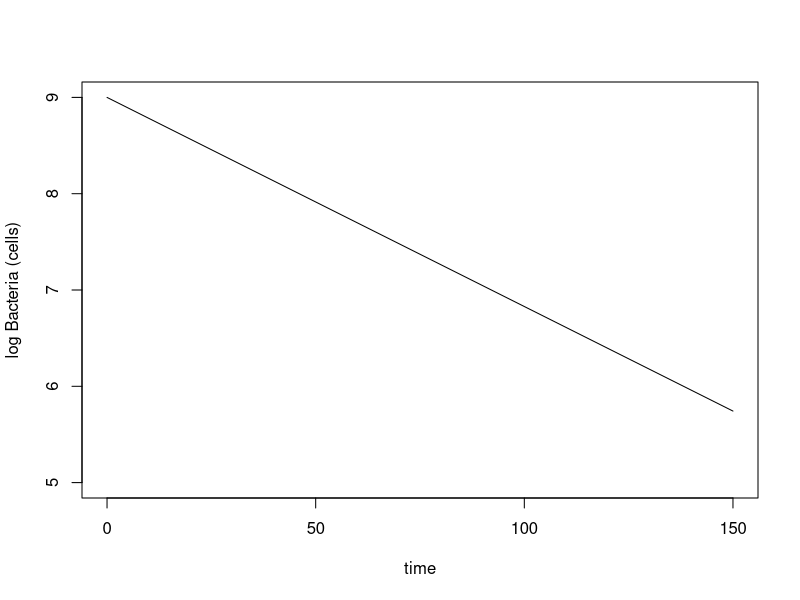
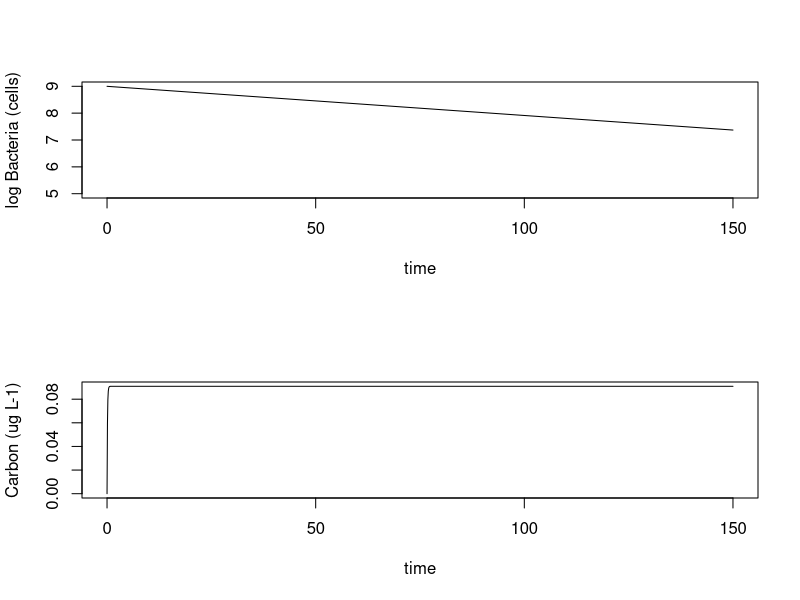
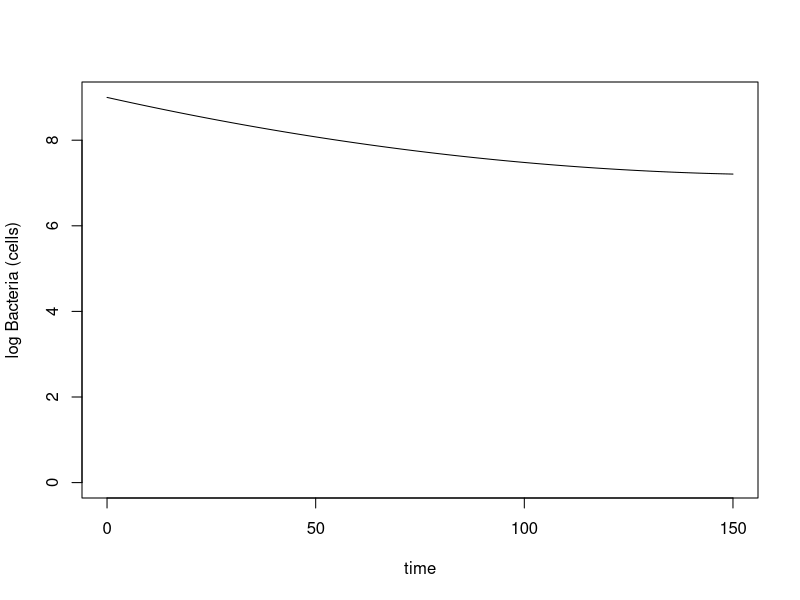
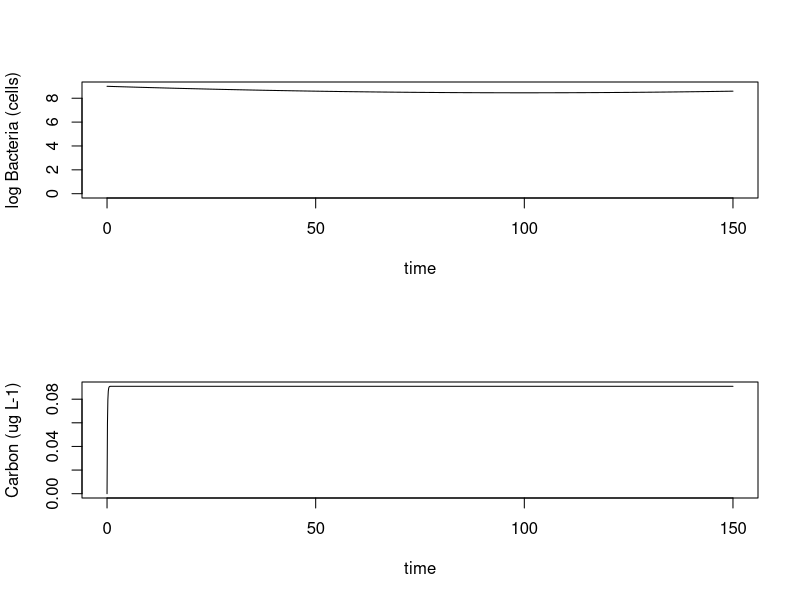
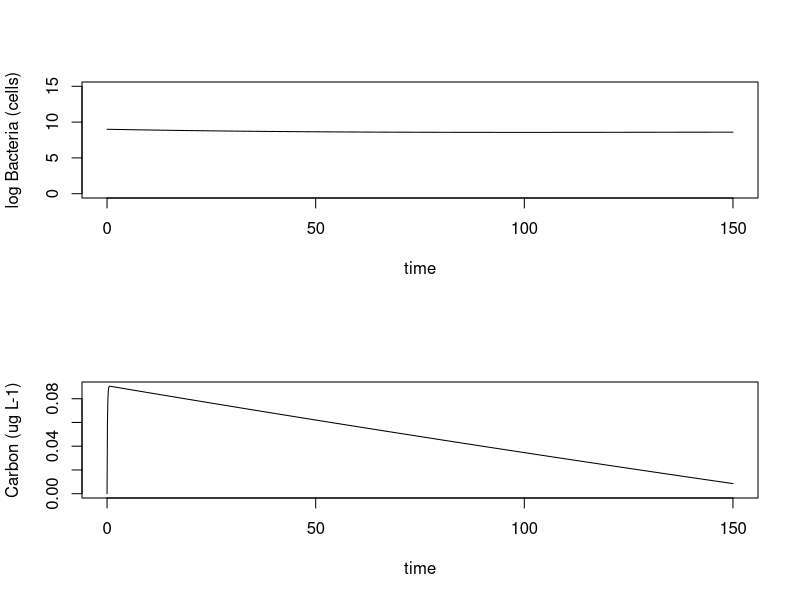
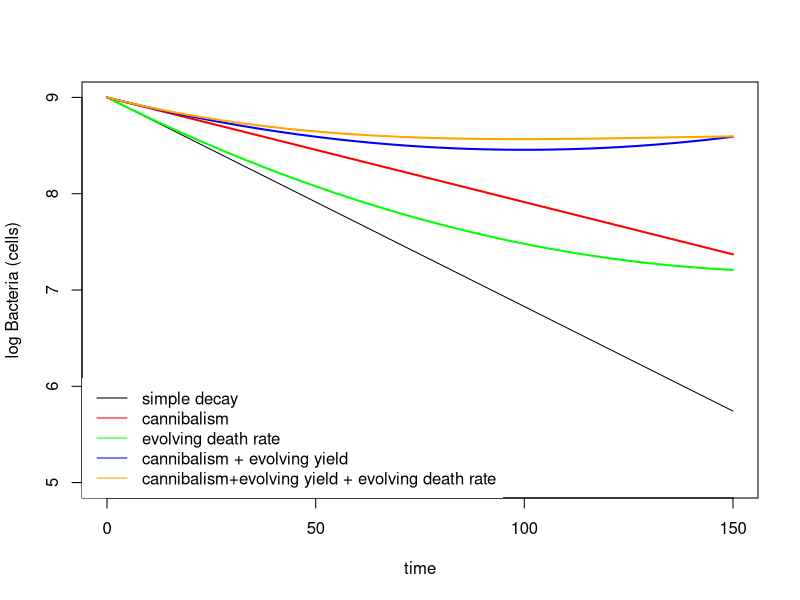
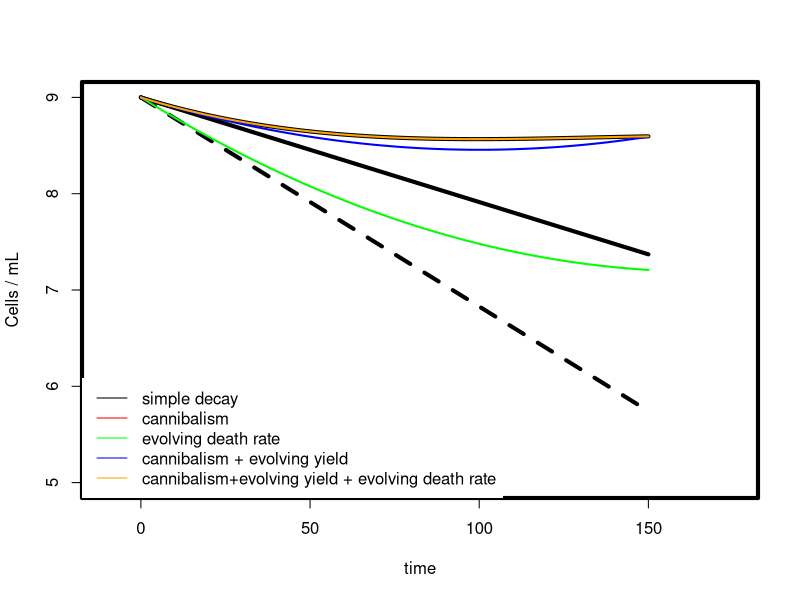

These charts were generated, in order, by the following R code:
# biological models for bacterial persistence during starvation
# 10/08/2014
# SEJ, JLT, KL

# clear workspace
rm(list=ls())

# load library for simulating
library(deSolve)

#population decay with constant death rate and no cannibalism
persist<-function(t,x,parms){
	with(as.list(c(parms,x)),{
		dBdt=-B*d

		res=c(dBdt)
		list(res)
	})
}

# population decay with constant death rate and cannibalism
persistCannibalism<-function(t,x,parms){
	with(as.list(c(parms,x)),{
		dBdt=B*umax*C/(C+k)*Yb-B*d
		dCdt=B*d*Yc-B*umax*C/(C+k)
		
		res=c(dBdt,dCdt)
		list(res)
	})
}

# population decay with constant death rate and death rate evolution, no cannibalism
persistEvolveD<-function(t,x,parms){
	with(as.list(c(parms,x)),{
		d=d0+dm*t
		dBdt=-B*d
		
		res=c(dBdt)
		list(res)
	})
}

# population decay with constant death rate and cannibalism with evolving yield
persistCannibalismEvolveYb<-function(t,x,parms){
	with(as.list(c(parms,x)),{
		Yb=Yb0+Ybm*t
		dBdt=B*umax*C/(C+k)*Yb-B*d
		dCdt=B*d*Yc-B*umax*C/(C+k)
		
		res=c(dBdt,dCdt)
		list(res)
	})
}

# population decay with evolving death rate and cannibalism with evolving yield
persistCannibalismEvolveYbEvolveD<-function(t,x,parms){
	with(as.list(c(parms,x)),{
		Yb=Yb0+Ybm*t
		d=d0+dm*t
		dBdt=B*umax*C/(C+k)*Yb-B*d
		dCdt=B*d*Yc-B*umax*C/(C+k)
		
		res=c(dBdt,dCdt)
		list(res)
	})
}


# parameter values
tsteps=150		# number of time steps to simulate
BGE=0.5			# bacterial growth efficiency
Yc=20e-9		# ug C per cell (currently assumes all goes to C at death); could make some slowly decay
Yb=1/Yc*BGE		# cells per ug C consumed
Yb0=1/Yc*BGE		# intercept cells per ug C consumed
Ybm=Yb0/100		# change of yield due to evolution yields a doubling over 100 days
#POTENTIAL ISSUE HERE: really this might change if cells get smaller (lower Yc) or if BGE improves. Right now Yc is independent of Yb...
umax=1.2e-8		# per capita maximum rate of uptake of C (ugC cell-1 day-1); E.coli 1.2e-8
k=1				# half saturation of carbon ugC L-1; E. coli 2.4
d=0.05			# death rate of cells
d0=0.05			# death rate intercept
dm=-0.0003		# death rate slope; NOTE- slope needs to be adjusted for longer simulations because you can generate positive death rates...


# simulate constant death rate and no cannibalism
parms=c(d=d)
xstart=c(B=1e9)
times=seq(0,tsteps,0.1)
outPersist=ode(y=xstart,times=times,func=persist,parms=parms)

dev.new()
plot(outPersist[,1],log10(outPersist[,2]),type='l',xlab="time",ylab="log Bacteria (cells)",ylim=c(5,9))

print(outPersist[nrow(outPersist),])


# simulate constant death rate and cannibalism
parms=c(Yc=Yc,Yb=Yb,umax=umax,k=k,d=d)
xstart=c(B=1e9,C=0)
times=seq(0,tsteps,0.1)
outPC=ode(y=xstart,times=times,func=persistCannibalism,parms=parms)

dev.new()
par(mfrow=c(2,1))
plot(outPC[,1],log10(outPC[,2]),type='l',xlab="time",ylab="log Bacteria (cells)",ylim=c(5,9))
plot(outPC[,1],outPC[,3],type='l',xlab="time",ylab="Carbon (ug L-1)")

print(outPC[nrow(outPC),])


# simulate constant death rate and death rate evolution, no cannibalism
parms=c(d0=d0,dm=dm)
xstart=c(B=1e9)
times=seq(0,tsteps,0.1)
outED=ode(y=xstart,times=times,func=persistEvolveD,parms=parms)

dev.new()
plot(outED[,1],log10(outED[,2]),type='l',xlab="time",ylab="log Bacteria (cells)",ylim=c(0,9))

print(outED[nrow(outED),])


# simulate constant death rate and cannibalism with evolving yield
parms=c(Yc=Yc,Yb0=Yb0,Ybm=Ybm,umax=umax,k=k,d=d)
xstart=c(B=1e9,C=0)
times=seq(0,tsteps,0.1)
outPCEY=ode(y=xstart,times=times,func=persistCannibalismEvolveYb,parms=parms)

dev.new()
par(mfrow=c(2,1))
plot(outPCEY[,1],log10(outPCEY[,2]),type='l',xlab="time",ylab="log Bacteria (cells)",ylim=c(0,9))
plot(outPCEY[,1],outPCEY[,3],type='l',xlab="time",ylab="Carbon (ug L-1)")

print(outPCEY[nrow(outPCEY),])


# simulate decay with evolving death rate and cannibalism with evolving yield
parms=c(Yc=Yc,Yb0=Yb0,Ybm=Ybm,umax=umax,k=k,d0=d0,dm=dm)
xstart=c(B=1e9,C=0)
times=seq(0,tsteps,0.1)
outPCEYED=ode(y=xstart,times=times,func=persistCannibalismEvolveYbEvolveD,parms=parms)

dev.new()
par(mfrow=c(2,1))
plot(outPCEYED[,1],log10(outPCEYED[,2]),type='l',xlab="time",ylab="log Bacteria (cells)",ylim=c(0,15))
plot(outPCEYED[,1],outPCEYED[,3],type='l',xlab="time",ylab="Carbon (ug L-1)")

print(outPCEYED[nrow(outPCEYED),])



# plot four simulation outcomes on one axis
dev.new()
plot(outPersist[,1],log10(outPersist[,2]),type='l',xlab="time",ylab="log Bacteria (cells)",ylim=c(5,9))
lines(outPC[,1],log10(outPC[,2]),col='red',lwd=2)
lines(outED[,1],log10(outED[,2]),col='green',lwd=2)
lines(outPCEY[,1],log10(outPCEY[,2]),col='blue',lwd=2)
lines(outPCEYED[,1],log10(outPCEYED[,2]),col='orange',lwd=2)
legend('bottomleft',c('simple decay','cannibalism','evolving death rate','cannibalism + evolving yield','cannibalism+evolving yield + evolving death rate'),lty=1,col=c('black','red','green','blue','orange'),box.lty=0)


# plot four simulation outcomes on one axis -- modifications by JTL for talk
png(filename="/Users/lennonj/Desktop/Persistence_Plot.png",width=1200, height=1200, res=96*2) 
dev.new()
par(bg="white",mar=c(5,5,1,1),lwd=3)
# plot four simulation outcomes on one axis
dev.new()
plot(outPersist[,1],log10(outPersist[,2]),type='l',lty=2, xlab="time",ylab="Cells / mL",ylim=c(5,9),xlim=c(-10,175),lwd=4,bty="n")
box(lwd=4)

lines(outPC[,1],log10(outPC[,2]),col='black',lwd=4) # scavenging
lines(outPCEYED[,1],log10(outPCEYED[,2]),col='black',lwd=4) # evolving


lines(outED[,1],log10(outED[,2]),col='green',lwd=2)
lines(outPCEY[,1],log10(outPCEY[,2]),col='blue',lwd=2)
lines(outPCEYED[,1],log10(outPCEYED[,2]),col='orange',lwd=2)
legend('bottomleft',c('simple decay','cannibalism','evolving death rate','cannibalism + evolving yield','cannibalism+evolving yield + evolving death rate'),lty=1,col=c('black','red','green','blue','orange'),box.lty=0)
